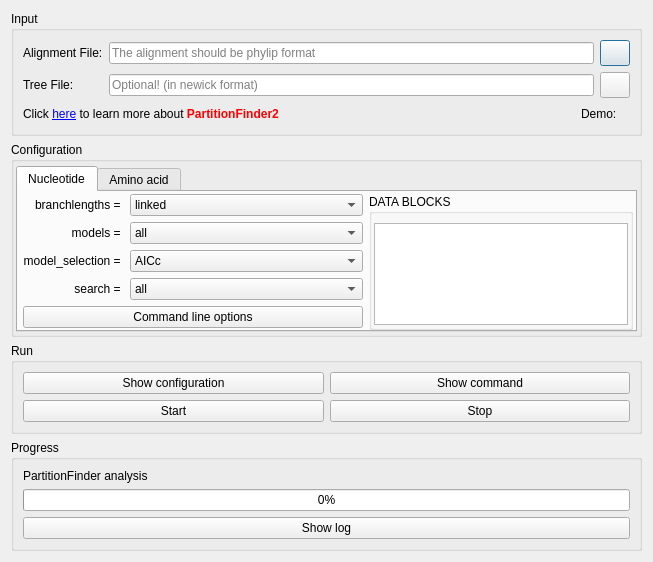
<?xml version="1.0" encoding="UTF-8"?>
<ui version="4.0">
 <class>PartitionFinder</class>
 <widget class="QDialog" name="PartitionFinder">
  <property name="geometry">
   <rect>
    <x>0</x>
    <y>0</y>
    <width>653</width>
    <height>531</height>
   </rect>
  </property>
  <property name="windowTitle">
   <string>PartitionFinder</string>
  </property>
  <layout class="QGridLayout" name="gridLayout_9">
   <item row="0" column="0">
    <widget class="QGroupBox" name="groupBox_4">
     <property name="title">
      <string>Input</string>
     </property>
     <layout class="QGridLayout" name="gridLayout">
      <item row="0" column="0">
       <widget class="QLabel" name="label_4">
        <property name="text">
         <string>Alignment File:</string>
        </property>
       </widget>
      </item>
      <item row="0" column="1">
       <widget class="InputQLineEdit" name="lineEdit">
        <property name="cursor">
         <cursorShape>ArrowCursor</cursorShape>
        </property>
        <property name="text">
         <string/>
        </property>
        <property name="readOnly">
         <bool>true</bool>
        </property>
        <property name="placeholderText">
         <string>The alignment should be phylip format</string>
        </property>
       </widget>
      </item>
      <item row="0" column="2">
       <widget class="QPushButton" name="pushButton_3">
        <property name="sizePolicy">
         <sizepolicy hsizetype="Fixed" vsizetype="Fixed">
          <horstretch>0</horstretch>
          <verstretch>0</verstretch>
         </sizepolicy>
        </property>
        <property name="minimumSize">
         <size>
          <width>30</width>
          <height>26</height>
         </size>
        </property>
        <property name="maximumSize">
         <size>
          <width>30</width>
          <height>26</height>
         </size>
        </property>
        <property name="styleSheet">
         <string notr="true"/>
        </property>
        <property name="text">
         <string/>
        </property>
       </widget>
      </item>
      <item row="1" column="0">
       <widget class="QLabel" name="label_6">
        <property name="text">
         <string>Tree File:</string>
        </property>
       </widget>
      </item>
      <item row="1" column="1">
       <widget class="InputQLineEdit" name="lineEdit_2">
        <property name="cursor">
         <cursorShape>ArrowCursor</cursorShape>
        </property>
        <property name="readOnly">
         <bool>true</bool>
        </property>
        <property name="placeholderText">
         <string>Optional! (in newick format)</string>
        </property>
       </widget>
      </item>
      <item row="1" column="2">
       <widget class="QPushButton" name="pushButton_4">
        <property name="sizePolicy">
         <sizepolicy hsizetype="Fixed" vsizetype="Fixed">
          <horstretch>0</horstretch>
          <verstretch>0</verstretch>
         </sizepolicy>
        </property>
        <property name="minimumSize">
         <size>
          <width>30</width>
          <height>26</height>
         </size>
        </property>
        <property name="maximumSize">
         <size>
          <width>30</width>
          <height>26</height>
         </size>
        </property>
        <property name="styleSheet">
         <string notr="true"/>
        </property>
        <property name="text">
         <string/>
        </property>
       </widget>
      </item>
      <item row="2" column="0" colspan="3">
       <layout class="QHBoxLayout" name="horizontalLayout">
        <item>
         <widget class="QLabel" name="label_14">
          <property name="text">
           <string>&lt;html&gt;&lt;head/&gt;&lt;body&gt;&lt;p&gt;Click &lt;a href=&quot;http://www.robertlanfear.com/partitionfinder/&quot;&gt;&lt;span style=&quot; text-decoration: underline; color:#0000ff;&quot;&gt;here&lt;/span&gt;&lt;/a&gt; to learn more about &lt;span style=&quot; font-weight:600; color:#ff0000;&quot;&gt;PartitionFinder2&lt;/span&gt;&lt;/p&gt;&lt;/body&gt;&lt;/html&gt;</string>
          </property>
          <property name="openExternalLinks">
           <bool>true</bool>
          </property>
         </widget>
        </item>
        <item>
         <spacer name="horizontalSpacer_3">
          <property name="orientation">
           <enum>Qt::Horizontal</enum>
          </property>
          <property name="sizeHint" stdset="0">
           <size>
            <width>40</width>
            <height>20</height>
           </size>
          </property>
         </spacer>
        </item>
        <item>
         <widget class="QLabel" name="label_13">
          <property name="text">
           <string>Demo:</string>
          </property>
         </widget>
        </item>
        <item>
         <widget class="ClickedLableGif" name="label_12">
          <property name="toolTip">
           <string>Brief example</string>
          </property>
          <property name="text">
           <string/>
          </property>
         </widget>
        </item>
       </layout>
      </item>
     </layout>
    </widget>
   </item>
   <item row="1" column="0">
    <widget class="QGroupBox" name="groupBox">
     <property name="title">
      <string>Configuration</string>
     </property>
     <layout class="QGridLayout" name="gridLayout_2">
      <property name="leftMargin">
       <number>2</number>
      </property>
      <property name="topMargin">
       <number>4</number>
      </property>
      <property name="rightMargin">
       <number>2</number>
      </property>
      <property name="bottomMargin">
       <number>2</number>
      </property>
      <item row="0" column="0">
       <widget class="QTabWidget" name="tabWidget">
        <property name="currentIndex">
         <number>0</number>
        </property>
        <widget class="QWidget" name="tab">
         <attribute name="title">
          <string>Nucleotide</string>
         </attribute>
         <layout class="QHBoxLayout" name="horizontalLayout_2" stretch="9,7">
          <property name="spacing">
           <number>6</number>
          </property>
          <property name="leftMargin">
           <number>5</number>
          </property>
          <property name="topMargin">
           <number>2</number>
          </property>
          <property name="rightMargin">
           <number>2</number>
          </property>
          <property name="bottomMargin">
           <number>0</number>
          </property>
          <item>
           <layout class="QGridLayout" name="gridLayout_6">
            <item row="0" column="0">
             <widget class="QLabel" name="label">
              <property name="text">
               <string>branchlengths = </string>
              </property>
              <property name="alignment">
               <set>Qt::AlignRight|Qt::AlignTrailing|Qt::AlignVCenter</set>
              </property>
             </widget>
            </item>
            <item row="0" column="1">
             <widget class="QComboBox" name="comboBox">
              <property name="sizePolicy">
               <sizepolicy hsizetype="Expanding" vsizetype="Fixed">
                <horstretch>0</horstretch>
                <verstretch>0</verstretch>
               </sizepolicy>
              </property>
              <item>
               <property name="text">
                <string>linked</string>
               </property>
              </item>
              <item>
               <property name="text">
                <string>unlinked</string>
               </property>
              </item>
             </widget>
            </item>
            <item row="1" column="0">
             <widget class="QLabel" name="label_2">
              <property name="text">
               <string>models = </string>
              </property>
              <property name="alignment">
               <set>Qt::AlignRight|Qt::AlignTrailing|Qt::AlignVCenter</set>
              </property>
             </widget>
            </item>
            <item row="1" column="1">
             <widget class="QComboBox" name="comboBox_2">
              <property name="sizePolicy">
               <sizepolicy hsizetype="Expanding" vsizetype="Fixed">
                <horstretch>0</horstretch>
                <verstretch>0</verstretch>
               </sizepolicy>
              </property>
              <item>
               <property name="text">
                <string>all</string>
               </property>
              </item>
              <item>
               <property name="text">
                <string>allx</string>
               </property>
              </item>
              <item>
               <property name="text">
                <string>beast</string>
               </property>
              </item>
              <item>
               <property name="text">
                <string>mrbayes</string>
               </property>
              </item>
              <item>
               <property name="text">
                <string>gamma</string>
               </property>
              </item>
              <item>
               <property name="text">
                <string>gammai</string>
               </property>
              </item>
              <item>
               <property name="text">
                <string>&lt;list&gt;</string>
               </property>
              </item>
             </widget>
            </item>
            <item row="2" column="0">
             <widget class="QLabel" name="label_3">
              <property name="text">
               <string>model_selection = </string>
              </property>
              <property name="alignment">
               <set>Qt::AlignRight|Qt::AlignTrailing|Qt::AlignVCenter</set>
              </property>
             </widget>
            </item>
            <item row="2" column="1">
             <widget class="QComboBox" name="comboBox_3">
              <property name="sizePolicy">
               <sizepolicy hsizetype="Expanding" vsizetype="Fixed">
                <horstretch>0</horstretch>
                <verstretch>0</verstretch>
               </sizepolicy>
              </property>
              <item>
               <property name="text">
                <string>AICc</string>
               </property>
              </item>
              <item>
               <property name="text">
                <string>BIC</string>
               </property>
              </item>
              <item>
               <property name="text">
                <string>AIC</string>
               </property>
              </item>
             </widget>
            </item>
            <item row="3" column="0">
             <widget class="QLabel" name="label_5">
              <property name="text">
               <string>search = </string>
              </property>
              <property name="alignment">
               <set>Qt::AlignRight|Qt::AlignTrailing|Qt::AlignVCenter</set>
              </property>
             </widget>
            </item>
            <item row="3" column="1">
             <widget class="QComboBox" name="comboBox_4">
              <property name="sizePolicy">
               <sizepolicy hsizetype="Expanding" vsizetype="Fixed">
                <horstretch>0</horstretch>
                <verstretch>0</verstretch>
               </sizepolicy>
              </property>
              <item>
               <property name="text">
                <string>all</string>
               </property>
              </item>
              <item>
               <property name="text">
                <string>greedy</string>
               </property>
              </item>
              <item>
               <property name="text">
                <string>rcluster</string>
               </property>
              </item>
              <item>
               <property name="text">
                <string>rclusterf</string>
               </property>
              </item>
              <item>
               <property name="text">
                <string>hcluster</string>
               </property>
              </item>
              <item>
               <property name="text">
                <string>kmeans</string>
               </property>
              </item>
              <item>
               <property name="text">
                <string>user define</string>
               </property>
              </item>
             </widget>
            </item>
            <item row="4" column="0" colspan="2">
             <widget class="QPushButton" name="pushButton_cmd1">
              <property name="sizePolicy">
               <sizepolicy hsizetype="Expanding" vsizetype="Fixed">
                <horstretch>0</horstretch>
                <verstretch>0</verstretch>
               </sizepolicy>
              </property>
              <property name="text">
               <string>Command line options</string>
              </property>
              <property name="icon">
               <iconset resource="../myRes.qrc">
                <normaloff>:/picture/resourses/terminal-512.png</normaloff>:/picture/resourses/terminal-512.png</iconset>
              </property>
             </widget>
            </item>
           </layout>
          </item>
          <item>
           <widget class="QGroupBox" name="groupBox_2">
            <property name="title">
             <string>DATA BLOCKS</string>
            </property>
            <layout class="QGridLayout" name="gridLayout_4">
             <property name="leftMargin">
              <number>2</number>
             </property>
             <property name="topMargin">
              <number>9</number>
             </property>
             <property name="rightMargin">
              <number>2</number>
             </property>
             <property name="bottomMargin">
              <number>2</number>
             </property>
             <property name="spacing">
              <number>0</number>
             </property>
             <item row="0" column="0" colspan="2">
              <widget class="DblClickTexedit" name="textEdit">
               <property name="toolTip">
                <string>For example:
atp6 = 1-693;
atp8 = 694-882;
cox1 = 883-2475;
cox2 = 2476-3225;
cox3 = 3226-4089;</string>
               </property>
               <property name="lineWrapMode">
                <enum>QTextEdit::NoWrap</enum>
               </property>
               <property name="readOnly">
                <bool>true</bool>
               </property>
              </widget>
             </item>
            </layout>
           </widget>
          </item>
         </layout>
        </widget>
        <widget class="QWidget" name="tab_2">
         <attribute name="title">
          <string>Amino acid</string>
         </attribute>
         <layout class="QHBoxLayout" name="horizontalLayout_3" stretch="9,7">
          <property name="spacing">
           <number>6</number>
          </property>
          <property name="leftMargin">
           <number>5</number>
          </property>
          <property name="topMargin">
           <number>2</number>
          </property>
          <property name="rightMargin">
           <number>2</number>
          </property>
          <property name="bottomMargin">
           <number>0</number>
          </property>
          <item>
           <layout class="QGridLayout" name="gridLayout_3">
            <item row="0" column="0">
             <widget class="QLabel" name="label_10">
              <property name="text">
               <string>branchlengths = </string>
              </property>
              <property name="alignment">
               <set>Qt::AlignRight|Qt::AlignTrailing|Qt::AlignVCenter</set>
              </property>
             </widget>
            </item>
            <item row="0" column="1">
             <widget class="QComboBox" name="comboBox_6">
              <property name="sizePolicy">
               <sizepolicy hsizetype="Expanding" vsizetype="Fixed">
                <horstretch>0</horstretch>
                <verstretch>0</verstretch>
               </sizepolicy>
              </property>
              <item>
               <property name="text">
                <string>linked</string>
               </property>
              </item>
              <item>
               <property name="text">
                <string>unlinked</string>
               </property>
              </item>
             </widget>
            </item>
            <item row="1" column="0">
             <widget class="QLabel" name="label_7">
              <property name="text">
               <string>models = </string>
              </property>
              <property name="alignment">
               <set>Qt::AlignRight|Qt::AlignTrailing|Qt::AlignVCenter</set>
              </property>
             </widget>
            </item>
            <item row="1" column="1">
             <widget class="QComboBox" name="comboBox_8">
              <property name="sizePolicy">
               <sizepolicy hsizetype="Expanding" vsizetype="Fixed">
                <horstretch>0</horstretch>
                <verstretch>0</verstretch>
               </sizepolicy>
              </property>
              <item>
               <property name="text">
                <string>all</string>
               </property>
              </item>
              <item>
               <property name="text">
                <string>allx</string>
               </property>
              </item>
              <item>
               <property name="text">
                <string>beast</string>
               </property>
              </item>
              <item>
               <property name="text">
                <string>mrbayes</string>
               </property>
              </item>
              <item>
               <property name="text">
                <string>gamma</string>
               </property>
              </item>
              <item>
               <property name="text">
                <string>gammai</string>
               </property>
              </item>
              <item>
               <property name="text">
                <string>&lt;list&gt;</string>
               </property>
              </item>
             </widget>
            </item>
            <item row="2" column="0">
             <widget class="QLabel" name="label_8">
              <property name="text">
               <string>model_selection = </string>
              </property>
              <property name="alignment">
               <set>Qt::AlignRight|Qt::AlignTrailing|Qt::AlignVCenter</set>
              </property>
             </widget>
            </item>
            <item row="2" column="1">
             <widget class="QComboBox" name="comboBox_7">
              <property name="sizePolicy">
               <sizepolicy hsizetype="Expanding" vsizetype="Fixed">
                <horstretch>0</horstretch>
                <verstretch>0</verstretch>
               </sizepolicy>
              </property>
              <item>
               <property name="text">
                <string>AICc</string>
               </property>
              </item>
              <item>
               <property name="text">
                <string>BIC</string>
               </property>
              </item>
              <item>
               <property name="text">
                <string>AIC</string>
               </property>
              </item>
             </widget>
            </item>
            <item row="3" column="0">
             <widget class="QLabel" name="label_9">
              <property name="text">
               <string>search = </string>
              </property>
              <property name="alignment">
               <set>Qt::AlignRight|Qt::AlignTrailing|Qt::AlignVCenter</set>
              </property>
             </widget>
            </item>
            <item row="3" column="1">
             <widget class="QComboBox" name="comboBox_5">
              <property name="sizePolicy">
               <sizepolicy hsizetype="Expanding" vsizetype="Fixed">
                <horstretch>0</horstretch>
                <verstretch>0</verstretch>
               </sizepolicy>
              </property>
              <item>
               <property name="text">
                <string>all</string>
               </property>
              </item>
              <item>
               <property name="text">
                <string>greedy</string>
               </property>
              </item>
              <item>
               <property name="text">
                <string>rcluster</string>
               </property>
              </item>
              <item>
               <property name="text">
                <string>rclusterf</string>
               </property>
              </item>
              <item>
               <property name="text">
                <string>hcluster</string>
               </property>
              </item>
              <item>
               <property name="text">
                <string>kmeans</string>
               </property>
              </item>
              <item>
               <property name="text">
                <string>user define</string>
               </property>
              </item>
             </widget>
            </item>
            <item row="4" column="0" colspan="2">
             <widget class="QPushButton" name="pushButton_cmd2">
              <property name="sizePolicy">
               <sizepolicy hsizetype="Expanding" vsizetype="Fixed">
                <horstretch>0</horstretch>
                <verstretch>0</verstretch>
               </sizepolicy>
              </property>
              <property name="text">
               <string>Command line options</string>
              </property>
              <property name="icon">
               <iconset resource="../myRes.qrc">
                <normaloff>:/picture/resourses/terminal-512.png</normaloff>:/picture/resourses/terminal-512.png</iconset>
              </property>
             </widget>
            </item>
           </layout>
          </item>
          <item>
           <widget class="QGroupBox" name="groupBox_3">
            <property name="title">
             <string>DATA BLOCKS</string>
            </property>
            <layout class="QGridLayout" name="gridLayout_5">
             <property name="leftMargin">
              <number>2</number>
             </property>
             <property name="topMargin">
              <number>9</number>
             </property>
             <property name="rightMargin">
              <number>2</number>
             </property>
             <property name="bottomMargin">
              <number>2</number>
             </property>
             <property name="spacing">
              <number>0</number>
             </property>
             <item row="0" column="0" colspan="2">
              <widget class="DblClickTexedit" name="textEdit_2">
               <property name="toolTip">
                <string>For example:
COI     =   1-407;
COII    =   408-624;
EF1a    =   625-949;</string>
               </property>
               <property name="lineWrapMode">
                <enum>QTextEdit::NoWrap</enum>
               </property>
               <property name="readOnly">
                <bool>true</bool>
               </property>
               <property name="textInteractionFlags">
                <set>Qt::TextSelectableByMouse</set>
               </property>
              </widget>
             </item>
            </layout>
           </widget>
          </item>
         </layout>
        </widget>
       </widget>
      </item>
     </layout>
    </widget>
   </item>
   <item row="2" column="0">
    <widget class="QGroupBox" name="groupBox_5">
     <property name="title">
      <string>Run</string>
     </property>
     <layout class="QGridLayout" name="gridLayout_8" columnstretch="1,1">
      <item row="0" column="0">
       <widget class="QPushButton" name="pushButton_7">
        <property name="text">
         <string>Show configuration</string>
        </property>
        <property name="icon">
         <iconset resource="../myRes.qrc">
          <normaloff>:/picture/resourses/gears.png</normaloff>:/picture/resourses/gears.png</iconset>
        </property>
       </widget>
      </item>
      <item row="0" column="1">
       <widget class="QPushButton" name="pushButton_8">
        <property name="text">
         <string>Show command</string>
        </property>
        <property name="icon">
         <iconset resource="../myRes.qrc">
          <normaloff>:/picture/resourses/terminal-512.png</normaloff>:/picture/resourses/terminal-512.png</iconset>
        </property>
       </widget>
      </item>
      <item row="1" column="0">
       <widget class="ArrowPushButton" name="pushButton_5">
        <property name="text">
         <string>Start</string>
        </property>
        <property name="icon">
         <iconset resource="../myRes.qrc">
          <normaloff>:/picture/resourses/if_start_60207.png</normaloff>:/picture/resourses/if_start_60207.png</iconset>
        </property>
       </widget>
      </item>
      <item row="1" column="1">
       <widget class="QPushButton" name="pushButton_2">
        <property name="text">
         <string>Stop</string>
        </property>
        <property name="icon">
         <iconset resource="../myRes.qrc">
          <normaloff>:/picture/resourses/if_Delete_1493279.png</normaloff>:/picture/resourses/if_Delete_1493279.png</iconset>
        </property>
       </widget>
      </item>
     </layout>
    </widget>
   </item>
   <item row="3" column="0">
    <widget class="QGroupBox" name="groupBox_6">
     <property name="title">
      <string>Progress</string>
     </property>
     <layout class="QGridLayout" name="gridLayout_7">
      <item row="0" column="0">
       <widget class="QLabel" name="label_11">
        <property name="text">
         <string>PartitionFinder analysis</string>
        </property>
       </widget>
      </item>
      <item row="1" column="0">
       <widget class="QProgressBar" name="progressBar">
        <property name="value">
         <number>0</number>
        </property>
       </widget>
      </item>
      <item row="2" column="0">
       <widget class="QPushButton" name="pushButton_9">
        <property name="text">
         <string>Show log</string>
        </property>
        <property name="icon">
         <iconset resource="../myRes.qrc">
          <normaloff>:/picture/resourses/Eye_Care_Services-512.png</normaloff>:/picture/resourses/Eye_Care_Services-512.png</iconset>
        </property>
       </widget>
      </item>
     </layout>
    </widget>
   </item>
  </layout>
 </widget>
 <customwidgets>
  <customwidget>
   <class>InputQLineEdit</class>
   <extends>QLineEdit</extends>
   <header>src.CustomWidget.h</header>
  </customwidget>
  <customwidget>
   <class>ArrowPushButton</class>
   <extends>QPushButton</extends>
   <header>src.CustomWidget.h</header>
  </customwidget>
  <customwidget>
   <class>ClickedLableGif</class>
   <extends>QLabel</extends>
   <header>src.CustomWidget.h</header>
  </customwidget>
  <customwidget>
   <class>DblClickTexedit</class>
   <extends>QTextEdit</extends>
   <header>src.CustomWidget.h</header>
  </customwidget>
 </customwidgets>
 <tabstops>
  <tabstop>pushButton_5</tabstop>
  <tabstop>lineEdit_2</tabstop>
  <tabstop>tabWidget</tabstop>
  <tabstop>pushButton_7</tabstop>
  <tabstop>pushButton_4</tabstop>
  <tabstop>lineEdit</tabstop>
  <tabstop>pushButton_8</tabstop>
  <tabstop>pushButton_3</tabstop>
  <tabstop>pushButton_2</tabstop>
  <tabstop>pushButton_9</tabstop>
  <tabstop>comboBox</tabstop>
  <tabstop>textEdit</tabstop>
  <tabstop>comboBox_2</tabstop>
  <tabstop>comboBox_3</tabstop>
  <tabstop>comboBox_4</tabstop>
  <tabstop>pushButton_cmd1</tabstop>
  <tabstop>comboBox_6</tabstop>
  <tabstop>textEdit_2</tabstop>
  <tabstop>comboBox_8</tabstop>
  <tabstop>comboBox_7</tabstop>
  <tabstop>comboBox_5</tabstop>
  <tabstop>pushButton_cmd2</tabstop>
 </tabstops>
 <resources>
  <include location="../myRes.qrc"/>
 </resources>
 <connections/>
</ui>
